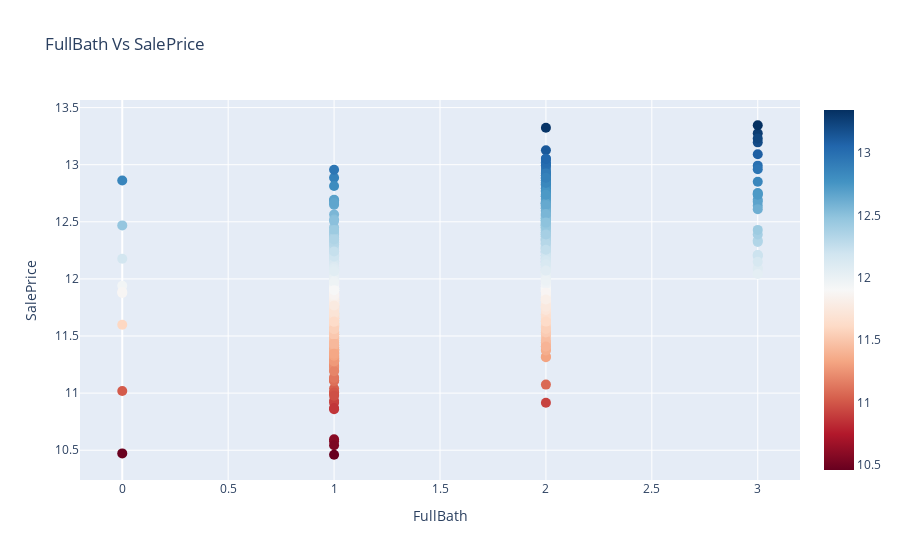

Notebook code for this chart:
### Markdown cell above
***Ahh!!!...Showing linear relationship***

### Code cell
'''Scatter plot of FullBath Vs SalePrice'''
scatter_plot(train.FullBath, np.log(train.SalePrice), 'FullBath Vs SalePrice', 'FullBath', 'SalePrice', 10, 'RdBu')

### Figure 1 — Plotly figure (JSON) as saved in the notebook; plotly's stock layout.template omitted (floating-point values rounded to 4 significant figures; data arrays with more than 128 entries replaced by an {"elided": "..."} marker saying what was removed)
{"data": [{"marker": {"color": {"elided": "1438 float values"}, "colorscale": [[0, "rgb(103,0,31)"], [0.1, "rgb(178,24,43)"], [0.2, "rgb(214,96,77)"], [0.3, "rgb(244,165,130)"], [0.4, "rgb(253,219,199)"], [0.5, "rgb(247,247,247)"], [0.6, "rgb(209,229,240)"], [0.7, "rgb(146,197,222)"], [0.8, "rgb(67,147,195)"], [0.9, "rgb(33,102,172)"], [1, "rgb(5,48,97)"]], "showscale": true, "size": 10}, "mode": "markers", "type": "scatter", "x": {"elided": "1438 int values"}, "y": {"elided": "1438 float values"}}], "layout": {"hovermode": "closest", "title": {"text": "FullBath Vs SalePrice"}, "xaxis": {"title": {"text": "FullBath"}}, "yaxis": {"title": {"text": "SalePrice"}}}}
